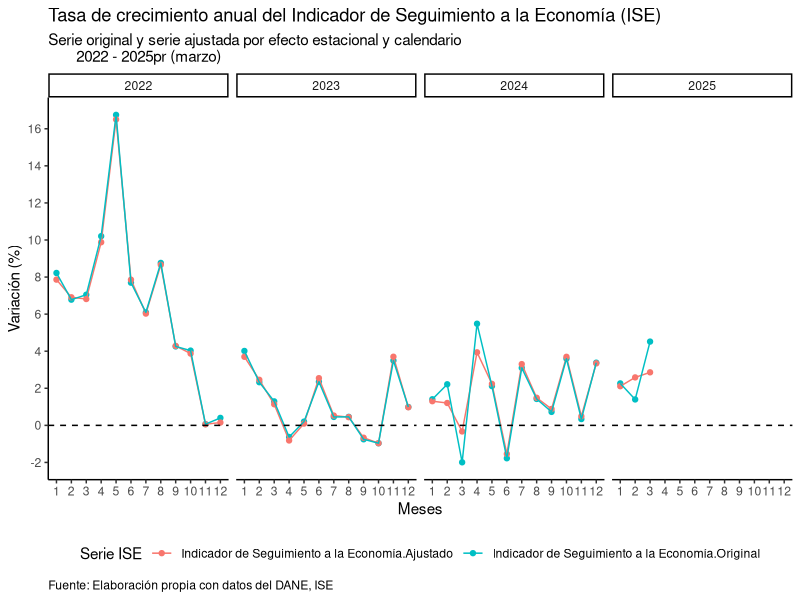

This chart was generated by the following R code:
## ---- chunk 1

library(tidyverse)
library(readxl)

## ---- chunk 2

# Original data

df1 = readxl::read_excel("anex-ISE-9actividades-mar2025.xlsx",
                         sheet = "Cuadro 1",
                         range = "A42:IJ57",
                         col_names = FALSE)

# Data adjusted for seasonal and calendar effects

df2 = readxl::read_excel("anex-ISE-9actividades-mar2025.xlsx",
                         sheet = "Cuadro 2",
                         range = "A11:IJ26",
                         col_names = FALSE)

## ---- chunk 3

# Original data

df1[1, 1] = "Año"
df1[2, 1] = "Mes"

# Data adjusted for seasonal and calendar effects

df2[1, 1] = "Año"
df2[2, 1] = "Mes"

## ---- chunk 4

# Original data

df1 = df1 |>
  tidyr::pivot_longer(cols = 14:244,
                      values_to = "value") |> 
  tidyr::fill(value) |> 
  tidyr::pivot_wider(names_from = 1,
                     values_from = value) |>
  dplyr::select(Año:`Indicador de Seguimiento a la Economía`)

## ---- chunk 5

# Data adjusted for seasonal and calendar effects

df2 = df2 |>
  tidyr::pivot_longer(cols = 2:244,
                      values_to = "value") |> 
  tidyr::fill(value) |> 
  tidyr::pivot_wider(names_from = 1,
                     values_from = value) |>
  dplyr::select(Año:`Indicador de Seguimiento a la Economía`)

## ---- chunk 6

# Now we merge both dataframes: original and data adjusted for seasonal and calendar effects by (año and mes)

data = df1 |> 
  dplyr::inner_join(df2,
                    by = c("Año", "Mes"),
                    suffix = c(".Original", ".Ajustado"))

data
## ---- chunk 7

# First notice that some years have strings, so we need to replace them

año = data |>
  dplyr::distinct(Año)

año$Año

## ---- chunk 8

# Then, we replace the strings next to the years 2023, 2024 and 2025

data = data |>
  dplyr::mutate(
    Año = stringr::str_remove_all(Año, "[pr]"))

## ---- chunk 9

# Now we transform the "string" format of months to "numeric"

data = data |>
  dplyr::mutate(
    Mes = recode(Mes,
                 "Enero" = 01, "Febrero" = 02,
                 "Marzo" = 03, "Abril" = 04,
                 "Mayo" = 05, "Junio" = 06,
                 "Julio" = 07, "Agosto" = 08,
                 "Septiembre" = 09, "Octubre" = 10,
                 "Noviembre" = 11, "Diciembre" = 12))

## ---- chunk 10

# Now we transform the remaining variables to numeric

data = data |> 
  dplyr::mutate_at(vars(1, 4:30), as.numeric)

glimpse(data)
## ---- chunk 11

# Recall that adjusted data for seasonal and calendar effects are in levels
# So we need to compute the percentage_change

data = data |>
  dplyr::mutate(
    `Indicador de Seguimiento a la Economía.Ajustado` = (
      `Indicador de Seguimiento a la Economía.Ajustado` / lag(`Indicador de Seguimiento a la Economía.Ajustado`, n = 12) - 1) * 100)

## ---- chunk 12

# Here we are selecting the required series and filtering from 2022

data = data |> 
  dplyr::select(Año, Mes,
                `Indicador de Seguimiento a la Economía.Original`,
                `Indicador de Seguimiento a la Economía.Ajustado`) |> 
  dplyr::filter(Año >= 2022)

glimpse(data)
## ---- chunk 13

# Now we reshape the data to the long or stacked format:

data = data |>
  tidyr::pivot_longer(cols = 3:4,
                      names_to ="Serie ISE",
                      values_to = "value")

data
## ---- chunk 14

zero = 0  # Baseline

data |> 
  ggplot(aes(x = Mes, y = value, colour = `Serie ISE`)) +
  geom_point() +
  geom_line() +
  geom_hline(yintercept = zero, color = "black", linetype = 2) +
  facet_grid(. ~ Año) +
  scale_x_continuous(breaks = seq(1,12, by = 1)) +
  scale_y_continuous(breaks = seq(-4,18, by = 2)) +
  theme_classic() +
  labs(title = "Tasa de crecimiento anual del Indicador de Seguimiento a la Economía (ISE)",
       subtitle = "Serie original y serie ajustada por efecto estacional y calendario
       2022 - 2025pr (marzo)",
       x = "Meses",
       y = "Variación (%)",
       caption = "Fuente: Elaboración propia con datos del DANE, ISE") +
  theme(plot.caption.position = "panel",
        plot.caption = element_text(hjust = 0),
        legend.position = "bottom")

